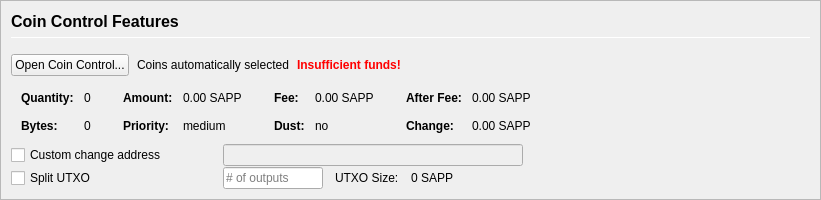
         <widget class="QFrame" name="frameCoinControl">
          <property name="sizePolicy">
           <sizepolicy hsizetype="Expanding" vsizetype="Expanding">
            <horstretch>0</horstretch>
            <verstretch>0</verstretch>
           </sizepolicy>
          </property>
          <property name="maximumSize">
           <size>
            <width>16777215</width>
            <height>16777215</height>
           </size>
          </property>
          <property name="frameShape">
           <enum>QFrame::StyledPanel</enum>
          </property>
          <property name="frameShadow">
           <enum>QFrame::Sunken</enum>
          </property>
          <layout class="QVBoxLayout" name="verticalLayoutCoinControl2">
           <property name="spacing">
            <number>0</number>
           </property>
           <property name="leftMargin">
            <number>0</number>
           </property>
           <property name="topMargin">
            <number>0</number>
           </property>
           <property name="rightMargin">
            <number>0</number>
           </property>
           <property name="bottomMargin">
            <number>0</number>
           </property>
           <item>
            <widget class="QFrame" name="frameCoinControl_BG">
             <layout class="QVBoxLayout" name="verticalLayoutCoinControl" stretch="0,0,0,0,0,0">
              <property name="spacing">
               <number>1</number>
              </property>
              <property name="leftMargin">
               <number>10</number>
              </property>
              <property name="topMargin">
               <number>10</number>
              </property>
              <item>
               <layout class="QHBoxLayout" name="horizontalLayoutCoinControl1">
                <property name="bottomMargin">
                 <number>15</number>
                </property>
                <item>
                 <layout class="QVBoxLayout" name="verticalLayout_3">
                  <property name="spacing">
                   <number>6</number>
                  </property>
                  <item>
                   <widget class="QLabel" name="labelCoinControlFeatures">
                    <property name="sizePolicy">
                     <sizepolicy hsizetype="Preferred" vsizetype="Maximum">
                      <horstretch>0</horstretch>
                      <verstretch>0</verstretch>
                     </sizepolicy>
                    </property>
                    <property name="minimumSize">
                     <size>
                      <width>0</width>
                      <height>20</height>
                     </size>
                    </property>
                    <property name="font">
                     <font>
                      <pointsize>12</pointsize>
                      <weight>75</weight>
                      <bold>true</bold>
                     </font>
                    </property>
                    <property name="styleSheet">
                     <string notr="true">font-weight:bold;</string>
                    </property>
                    <property name="text">
                     <string>Coin Control Features</string>
                    </property>
                   </widget>
                  </item>
                  <item>
                   <widget class="Line" name="line">
                    <property name="minimumSize">
                     <size>
                      <width>0</width>
                      <height>1</height>
                     </size>
                    </property>
                    <property name="maximumSize">
                     <size>
                      <width>16777215</width>
                      <height>1</height>
                     </size>
                    </property>
                    <property name="orientation">
                     <enum>Qt::Horizontal</enum>
                    </property>
                   </widget>
                  </item>
                 </layout>
                </item>
               </layout>
              </item>
              <item>
               <layout class="QHBoxLayout" name="horizontalLayoutCoinControl2" stretch="0,0,0,0">
                <property name="spacing">
                 <number>8</number>
                </property>
                <property name="bottomMargin">
                 <number>10</number>
                </property>
                <item>
                 <widget class="QPushButton" name="pushButtonCoinControl">
                  <property name="styleSheet">
                   <string notr="true"/>
                  </property>
                  <property name="text">
                   <string>Open Coin Control...</string>
                  </property>
                  <property name="autoDefault">
                   <bool>false</bool>
                  </property>
                 </widget>
                </item>
                <item>
                 <widget class="QLabel" name="labelCoinControlAutomaticallySelected">
                  <property name="text">
                   <string>Coins automatically selected</string>
                  </property>
                  <property name="margin">
                   <number>5</number>
                  </property>
                 </widget>
                </item>
                <item>
                 <widget class="QLabel" name="labelCoinControlInsuffFunds">
                  <property name="font">
                   <font>
                    <weight>75</weight>
                    <bold>true</bold>
                   </font>
                  </property>
                  <property name="styleSheet">
                   <string notr="true">color:red;font-weight:bold;</string>
                  </property>
                  <property name="text">
                   <string>Insufficient funds!</string>
                  </property>
                  <property name="margin">
                   <number>5</number>
                  </property>
                 </widget>
                </item>
                <item>
                 <spacer name="horizontalSpacerCoinControl">
                  <property name="orientation">
                   <enum>Qt::Horizontal</enum>
                  </property>
                  <property name="sizeHint" stdset="0">
                   <size>
                    <width>40</width>
                    <height>1</height>
                   </size>
                  </property>
                 </spacer>
                </item>
               </layout>
              </item>
              <item>
               <widget class="QWidget" name="widgetCoinControl" native="true">
                <property name="sizePolicy">
                 <sizepolicy hsizetype="Preferred" vsizetype="Preferred">
                  <horstretch>0</horstretch>
                  <verstretch>0</verstretch>
                 </sizepolicy>
                </property>
                <property name="minimumSize">
                 <size>
                  <width>0</width>
                  <height>0</height>
                 </size>
                </property>
                <property name="styleSheet">
                 <string notr="true"/>
                </property>
                <layout class="QHBoxLayout" name="horizontalLayoutCoinControl5">
                 <property name="leftMargin">
                  <number>0</number>
                 </property>
                 <property name="topMargin">
                  <number>0</number>
                 </property>
                 <property name="rightMargin">
                  <number>0</number>
                 </property>
                 <property name="bottomMargin">
                  <number>0</number>
                 </property>
                 <item>
                  <layout class="QHBoxLayout" name="horizontalLayoutCoinControl3" stretch="0,0,0,1">
                   <property name="spacing">
                    <number>20</number>
                   </property>
                   <property name="topMargin">
                    <number>0</number>
                   </property>
                   <property name="bottomMargin">
                    <number>10</number>
                   </property>
                   <item>
                    <layout class="QFormLayout" name="formLayoutCoinControl1">
                     <property name="horizontalSpacing">
                      <number>10</number>
                     </property>
                     <property name="verticalSpacing">
                      <number>14</number>
                     </property>
                     <property name="leftMargin">
                      <number>10</number>
                     </property>
                     <property name="topMargin">
                      <number>4</number>
                     </property>
                     <property name="rightMargin">
                      <number>6</number>
                     </property>
                     <item row="0" column="0">
                      <widget class="QLabel" name="labelCoinControlQuantityText">
                       <property name="font">
                        <font>
                         <weight>75</weight>
                         <bold>true</bold>
                        </font>
                       </property>
                       <property name="text">
                        <string>Quantity:</string>
                       </property>
                       <property name="margin">
                        <number>0</number>
                       </property>
                      </widget>
                     </item>
                     <item row="0" column="1">
                      <widget class="QLabel" name="labelCoinControlQuantity">
                       <property name="cursor">
                        <cursorShape>IBeamCursor</cursorShape>
                       </property>
                       <property name="contextMenuPolicy">
                        <enum>Qt::ActionsContextMenu</enum>
                       </property>
                       <property name="text">
                        <string notr="true">0</string>
                       </property>
                       <property name="margin">
                        <number>0</number>
                       </property>
                       <property name="textInteractionFlags">
                        <set>Qt::LinksAccessibleByMouse|Qt::TextSelectableByKeyboard|Qt::TextSelectableByMouse</set>
                       </property>
                      </widget>
                     </item>
                     <item row="1" column="0">
                      <widget class="QLabel" name="labelCoinControlBytesText">
                       <property name="font">
                        <font>
                         <weight>75</weight>
                         <bold>true</bold>
                        </font>
                       </property>
                       <property name="text">
                        <string>Bytes:</string>
                       </property>
                      </widget>
                     </item>
                     <item row="1" column="1">
                      <widget class="QLabel" name="labelCoinControlBytes">
                       <property name="cursor">
                        <cursorShape>IBeamCursor</cursorShape>
                       </property>
                       <property name="contextMenuPolicy">
                        <enum>Qt::ActionsContextMenu</enum>
                       </property>
                       <property name="text">
                        <string notr="true">0</string>
                       </property>
                       <property name="textInteractionFlags">
                        <set>Qt::LinksAccessibleByMouse|Qt::TextSelectableByKeyboard|Qt::TextSelectableByMouse</set>
                       </property>
                      </widget>
                     </item>
                    </layout>
                   </item>
                   <item>
                    <layout class="QFormLayout" name="formLayoutCoinControl2">
                     <property name="horizontalSpacing">
                      <number>10</number>
                     </property>
                     <property name="verticalSpacing">
                      <number>14</number>
                     </property>
                     <property name="leftMargin">
                      <number>6</number>
                     </property>
                     <property name="topMargin">
                      <number>4</number>
                     </property>
                     <property name="rightMargin">
                      <number>6</number>
                     </property>
                     <item row="0" column="0">
                      <widget class="QLabel" name="labelCoinControlAmountText">
                       <property name="font">
                        <font>
                         <weight>75</weight>
                         <bold>true</bold>
                        </font>
                       </property>
                       <property name="text">
                        <string>Amount:</string>
                       </property>
                       <property name="margin">
                        <number>0</number>
                       </property>
                      </widget>
                     </item>
                     <item row="0" column="1">
                      <widget class="QLabel" name="labelCoinControlAmount">
                       <property name="cursor">
                        <cursorShape>IBeamCursor</cursorShape>
                       </property>
                       <property name="contextMenuPolicy">
                        <enum>Qt::ActionsContextMenu</enum>
                       </property>
                       <property name="text">
                        <string notr="true">0.00 SAPP</string>
                       </property>
                       <property name="textInteractionFlags">
                        <set>Qt::LinksAccessibleByMouse|Qt::TextSelectableByKeyboard|Qt::TextSelectableByMouse</set>
                       </property>
                      </widget>
                     </item>
                     <item row="1" column="0">
                      <widget class="QLabel" name="labelCoinControlPriorityText">
                       <property name="font">
                        <font>
                         <weight>75</weight>
                         <bold>true</bold>
                        </font>
                       </property>
                       <property name="text">
                        <string>Priority:</string>
                       </property>
                      </widget>
                     </item>
                     <item row="1" column="1">
                      <widget class="QLabel" name="labelCoinControlPriority">
                       <property name="cursor">
                        <cursorShape>IBeamCursor</cursorShape>
                       </property>
                       <property name="contextMenuPolicy">
                        <enum>Qt::ActionsContextMenu</enum>
                       </property>
                       <property name="text">
                        <string>medium</string>
                       </property>
                       <property name="textInteractionFlags">
                        <set>Qt::LinksAccessibleByMouse|Qt::TextSelectableByKeyboard|Qt::TextSelectableByMouse</set>
                       </property>
                      </widget>
                     </item>
                    </layout>
                   </item>
                   <item>
                    <layout class="QFormLayout" name="formLayoutCoinControl3">
                     <property name="horizontalSpacing">
                      <number>10</number>
                     </property>
                     <property name="verticalSpacing">
                      <number>14</number>
                     </property>
                     <property name="leftMargin">
                      <number>6</number>
                     </property>
                     <property name="topMargin">
                      <number>4</number>
                     </property>
                     <property name="rightMargin">
                      <number>6</number>
                     </property>
                     <item row="0" column="0">
                      <widget class="QLabel" name="labelCoinControlFeeText">
                       <property name="font">
                        <font>
                         <weight>75</weight>
                         <bold>true</bold>
                        </font>
                       </property>
                       <property name="text">
                        <string>Fee:</string>
                       </property>
                       <property name="margin">
                        <number>0</number>
                       </property>
                      </widget>
                     </item>
                     <item row="0" column="1">
                      <widget class="QLabel" name="labelCoinControlFee">
                       <property name="cursor">
                        <cursorShape>IBeamCursor</cursorShape>
                       </property>
                       <property name="contextMenuPolicy">
                        <enum>Qt::ActionsContextMenu</enum>
                       </property>
                       <property name="text">
                        <string notr="true">0.00 SAPP</string>
                       </property>
                       <property name="textInteractionFlags">
                        <set>Qt::LinksAccessibleByMouse|Qt::TextSelectableByKeyboard|Qt::TextSelectableByMouse</set>
                       </property>
                      </widget>
                     </item>
                     <item row="1" column="0">
                      <widget class="QLabel" name="labelCoinControlLowOutputText">
                       <property name="font">
                        <font>
                         <weight>75</weight>
                         <bold>true</bold>
                        </font>
                       </property>
                       <property name="text">
                        <string>Dust:</string>
                       </property>
                      </widget>
                     </item>
                     <item row="1" column="1">
                      <widget class="QLabel" name="labelCoinControlLowOutput">
                       <property name="cursor">
                        <cursorShape>IBeamCursor</cursorShape>
                       </property>
                       <property name="contextMenuPolicy">
                        <enum>Qt::ActionsContextMenu</enum>
                       </property>
                       <property name="text">
                        <string>no</string>
                       </property>
                       <property name="textInteractionFlags">
                        <set>Qt::LinksAccessibleByMouse|Qt::TextSelectableByKeyboard|Qt::TextSelectableByMouse</set>
                       </property>
                      </widget>
                     </item>
                    </layout>
                   </item>
                   <item>
                    <layout class="QFormLayout" name="formLayoutCoinControl4">
                     <property name="horizontalSpacing">
                      <number>10</number>
                     </property>
                     <property name="verticalSpacing">
                      <number>14</number>
                     </property>
                     <property name="leftMargin">
                      <number>6</number>
                     </property>
                     <property name="topMargin">
                      <number>4</number>
                     </property>
                     <property name="rightMargin">
                      <number>6</number>
                     </property>
                     <item row="0" column="0">
                      <widget class="QLabel" name="labelCoinControlAfterFeeText">
                       <property name="font">
                        <font>
                         <weight>75</weight>
                         <bold>true</bold>
                        </font>
                       </property>
                       <property name="text">
                        <string>After Fee:</string>
                       </property>
                       <property name="margin">
                        <number>0</number>
                       </property>
                      </widget>
                     </item>
                     <item row="0" column="1">
                      <widget class="QLabel" name="labelCoinControlAfterFee">
                       <property name="cursor">
                        <cursorShape>IBeamCursor</cursorShape>
                       </property>
                       <property name="contextMenuPolicy">
                        <enum>Qt::ActionsContextMenu</enum>
                       </property>
                       <property name="text">
                        <string notr="true">0.00 SAPP</string>
                       </property>
                       <property name="textInteractionFlags">
                        <set>Qt::LinksAccessibleByMouse|Qt::TextSelectableByKeyboard|Qt::TextSelectableByMouse</set>
                       </property>
                      </widget>
                     </item>
                     <item row="1" column="0">
                      <widget class="QLabel" name="labelCoinControlChangeText">
                       <property name="font">
                        <font>
                         <weight>75</weight>
                         <bold>true</bold>
                        </font>
                       </property>
                       <property name="text">
                        <string>Change:</string>
                       </property>
                      </widget>
                     </item>
                     <item row="1" column="1">
                      <widget class="QLabel" name="labelCoinControlChange">
                       <property name="cursor">
                        <cursorShape>IBeamCursor</cursorShape>
                       </property>
                       <property name="contextMenuPolicy">
                        <enum>Qt::ActionsContextMenu</enum>
                       </property>
                       <property name="text">
                        <string notr="true">0.00 SAPP</string>
                       </property>
                       <property name="textInteractionFlags">
                        <set>Qt::LinksAccessibleByMouse|Qt::TextSelectableByKeyboard|Qt::TextSelectableByMouse</set>
                       </property>
                      </widget>
                     </item>
                    </layout>
                   </item>
                  </layout>
                 </item>
                </layout>
               </widget>
              </item>
              <item>
               <layout class="QHBoxLayout" name="horizontalLayoutCoinControl4">
                <property name="spacing">
                 <number>12</number>
                </property>
                <property name="sizeConstraint">
                 <enum>QLayout::SetDefaultConstraint</enum>
                </property>
                <property name="topMargin">
                 <number>0</number>
                </property>
                <property name="rightMargin">
                 <number>0</number>
                </property>
                <item>
                 <widget class="QCheckBox" name="checkBoxCoinControlChange">
                  <property name="sizePolicy">
                   <sizepolicy hsizetype="Preferred" vsizetype="Preferred">
                    <horstretch>0</horstretch>
                    <verstretch>0</verstretch>
                   </sizepolicy>
                  </property>
                  <property name="minimumSize">
                   <size>
                    <width>200</width>
                    <height>0</height>
                   </size>
                  </property>
                  <property name="maximumSize">
                   <size>
                    <width>200</width>
                    <height>16777215</height>
                   </size>
                  </property>
                  <property name="toolTip">
                   <string>If this is activated, but the change address is empty or invalid, change will be sent to a newly generated address.</string>
                  </property>
                  <property name="text">
                   <string>Custom change address</string>
                  </property>
                 </widget>
                </item>
                <item>
                 <widget class="QValidatedLineEdit" name="lineEditCoinControlChange">
                  <property name="enabled">
                   <bool>false</bool>
                  </property>
                  <property name="sizePolicy">
                   <sizepolicy hsizetype="Preferred" vsizetype="Preferred">
                    <horstretch>0</horstretch>
                    <verstretch>0</verstretch>
                   </sizepolicy>
                  </property>
                  <property name="minimumSize">
                   <size>
                    <width>300</width>
                    <height>0</height>
                   </size>
                  </property>
                 </widget>
                </item>
                <item>
                 <widget class="QLabel" name="labelCoinControlChangeLabel">
                  <property name="sizePolicy">
                   <sizepolicy hsizetype="Preferred" vsizetype="Preferred">
                    <horstretch>0</horstretch>
                    <verstretch>0</verstretch>
                   </sizepolicy>
                  </property>
                  <property name="minimumSize">
                   <size>
                    <width>100</width>
                    <height>0</height>
                   </size>
                  </property>
                  <property name="text">
                   <string/>
                  </property>
                  <property name="margin">
                   <number>3</number>
                  </property>
                 </widget>
                </item>
               </layout>
              </item>
              <item>
               <layout class="QHBoxLayout" name="horizontalLayoutCoinControl6">
                <property name="spacing">
                 <number>12</number>
                </property>
                <property name="rightMargin">
                 <number>0</number>
                </property>
                <item>
                 <widget class="QCheckBox" name="splitBlockCheckBox">
                  <property name="sizePolicy">
                   <sizepolicy hsizetype="Preferred" vsizetype="Preferred">
                    <horstretch>0</horstretch>
                    <verstretch>0</verstretch>
                   </sizepolicy>
                  </property>
                  <property name="minimumSize">
                   <size>
                    <width>200</width>
                    <height>0</height>
                   </size>
                  </property>
                  <property name="maximumSize">
                   <size>
                    <width>200</width>
                    <height>16777215</height>
                   </size>
                  </property>
                  <property name="text">
                   <string>Split UTXO</string>
                  </property>
                 </widget>
                </item>
                <item>
                 <widget class="QLineEdit" name="splitBlockLineEdit">
                  <property name="sizePolicy">
                   <sizepolicy hsizetype="Preferred" vsizetype="Preferred">
                    <horstretch>50</horstretch>
                    <verstretch>0</verstretch>
                   </sizepolicy>
                  </property>
                  <property name="minimumSize">
                   <size>
                    <width>100</width>
                    <height>0</height>
                   </size>
                  </property>
                  <property name="maximumSize">
                   <size>
                    <width>100</width>
                    <height>16777215</height>
                   </size>
                  </property>
                  <property name="placeholderText">
                   <string># of outputs</string>
                  </property>
                 </widget>
                </item>
                <item>
                 <widget class="QLabel" name="labelBlockSizeText">
                  <property name="text">
                   <string>UTXO Size:</string>
                  </property>
                 </widget>
                </item>
                <item>
                 <widget class="QLabel" name="labelBlockSize">
                  <property name="text">
                   <string>0 SAPP</string>
                  </property>
                 </widget>
                </item>
                <item>
                 <spacer name="horizontalSpacer_7">
                  <property name="orientation">
                   <enum>Qt::Horizontal</enum>
                  </property>
                  <property name="sizeHint" stdset="0">
                   <size>
                    <width>40</width>
                    <height>20</height>
                   </size>
                  </property>
                 </spacer>
                </item>
               </layout>
              </item>
              <item>
               <spacer name="verticalSpacerCoinControl">
                <property name="orientation">
                 <enum>Qt::Vertical</enum>
                </property>
                <property name="sizeHint" stdset="0">
                 <size>
                  <width>800</width>
                  <height>1</height>
                 </size>
                </property>
               </spacer>
              </item>
             </layout>
            </widget>
           </item>
          </layout>
         </widget>
